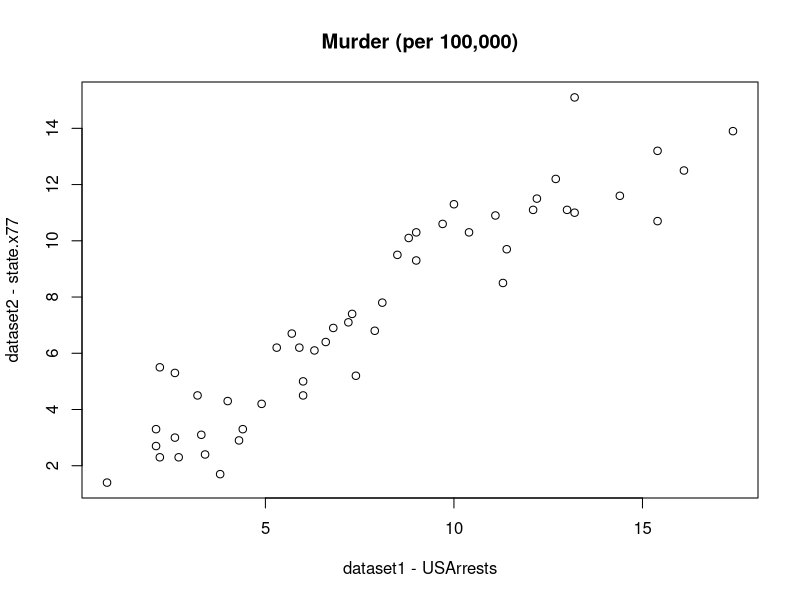

Here is the R script that generated this plot:
### state.x77 and USAarrests again ###

# convert to data table format - use the command option to include the rowname as a column

library(data.table)

arrests.dt <- data.table(USArrests, keep.rownames = "State")
states.dt <- data.table(state.x77, keep.rownames = "State")

# find union and intersection of the column names of the two data tables

union(colnames(arrests.dt), colnames(states.dt)) # union
intersect(colnames(arrests.dt), colnames(states.dt))# intersection

# merge the two data tables into a new one called USdata.dt
# count the number of rows and columns of the resulting data table (answer: 50, 15) 
# and the number of missing values in the data table (answer: 0)

USdata.dt <- merge(arrests.dt, states.dt, by.x = "State", by.y = "State", ALL=TRUE)

dim(USdata.dt)
sum(is.na(USdata.dt))

# check that the table is ordered by State, 
# then use the setorder() function to reorder by other columns
# Then return to order by State

all(USdata.dt$State == sort(USdata.dt$State))

USdata.dt <- setorder(USdata.dt, -Population)

USdata.dt <- setorder(USdata.dt, State)

# do a scatter plot of the two “Murder” variables and 
# compute their correlation up to 3 significant digits 
# (answer: 0.934)

with(USdata.dt, plot(Murder.x, Murder.y, 
                     main = "Murder (per 100,000)", 
                     xlab = "dataset1 - USArrests", ylab = "dataset2 - state.x77"))

with(USdata.dt, signif(cor(Murder.x, Murder.y),3))

# add two new variables to USdata.dt: 
# MeanMurder and MaxMurder to store the state-wise average
# and maximum of the two “Murder” variables (hint: look at ?max)
# then remove the two “Murder” variables from the data table

USdata.dt[, MeanMurder := rowMeans(.SD), by=.I, .SDcols=c("Murder.x","Murder.y")]
USdata.dt[, MaxMurder := max(c(Murder.x, Murder.y)), by=State]
USdata.dt[, Murder.x := NULL]
USdata.dt[, Murder.y := NULL]


